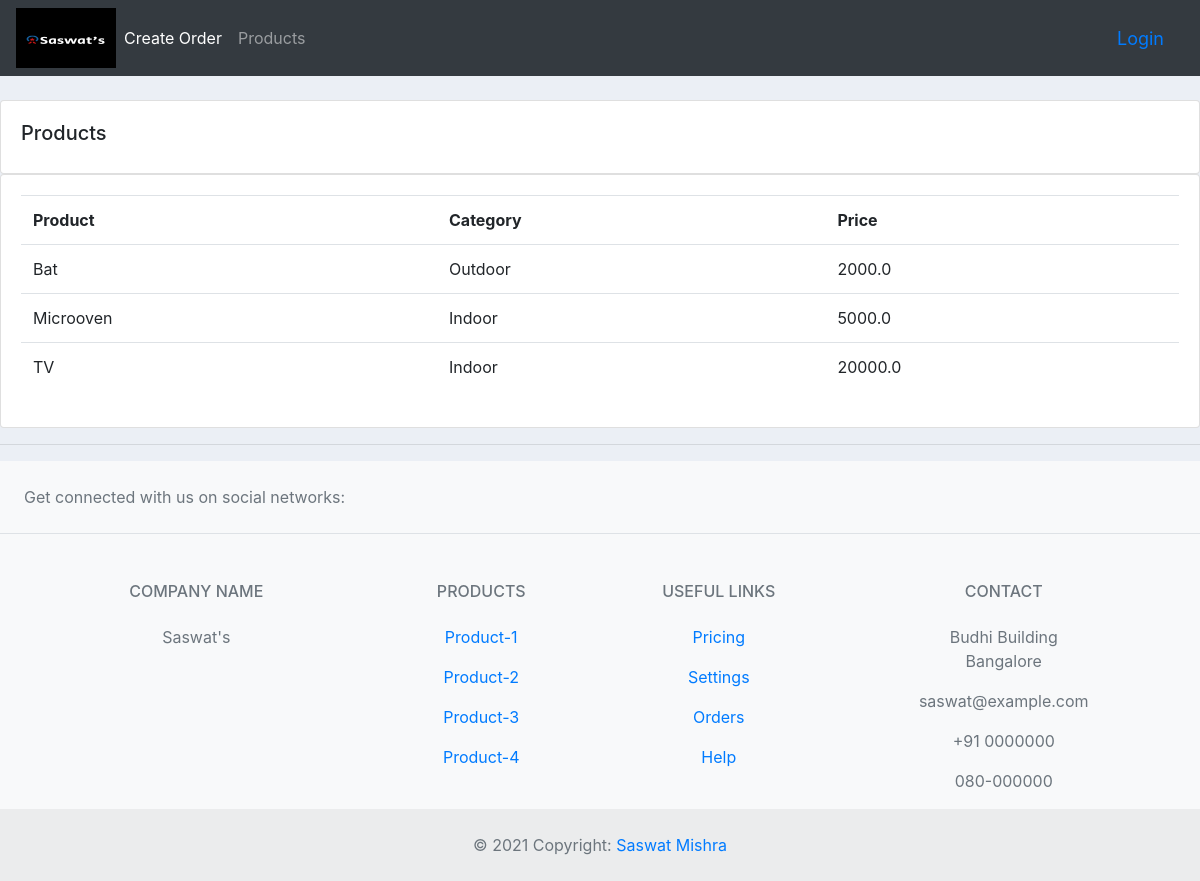
Screenshot of /products/ with the database file from the repository.
### accounts/models.py (models this page shows, shortened)
class Product(models.Model):
    CATEGORY = (
        ('Indoor', 'Indoor'),
        ('Outdoor', 'Outdoor')
    )
    name = models.CharField(max_length=200, null=True)
    price = models.FloatField(null=True)
    category = models.CharField(max_length=200, choices = CATEGORY,null=True)
    description = models.CharField(max_length=500, null=True)
    product_pic = models.ImageField(default ='default-product.png', null=True, blank=True)
    date_created = models.DateTimeField(auto_now_add=True, null=True)
    tags = models.ManyToManyField(Tag)

### accounts/views.py (the view)
# urls.py: path('products/',views.products, name='products' ),
def products(request):
    products = Product.objects.all()
    return render(request, 'products.html', {'products': products})

### accounts/templates/products.html
{% extends 'main.html' %}
{% block content %}
	<br>
		<div class="row">
			<div class="col-md">
				<div class="card card-body">
					<h5>Products</h5>
				</div>
				<div class="card card-body">
					<table class="table">
						<tr>
							<th>Product</th>
							<th>Category</th>
							<th>Price</th>
						</tr>
						{% for product in products %}
						<tr>
							<td>{{product.name}} </td>
							<td>{{product.category}} </td>
							<td>{{product.price}} </td>
						</tr>
						{% endfor %}
					</table>
				</div>
			</div>
		</div>
{% endblock %}

### static/css/main.css (style rules this page uses)
body { background-color: #ebeff5; }

### rows the page displays
Product: name "Bat", category "Outdoor", price "2000.0"
Product: name "Microoven", category "Indoor", price "5000.0"
Product: name "TV", category "Indoor", price "20000.0"
